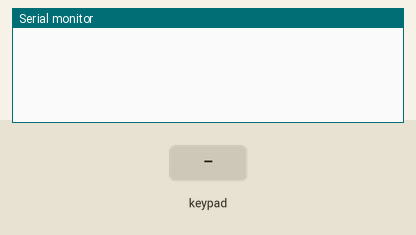
A sketch run on a simulated Arduino Mega 2560, built with avr-gcc and run on an emulated ATmega2560. Parts: the last lines printed to the serial monitor. Wiring (inferred from the names in the program): 4×4 keypad with keys D # 0 * C 9 8 7 B 6 5 4 A 3 2 1: rows pin 36, pin 34, pin 32, pin 30; columns pin 44, pin 42, pin 40, pin 38. The test bench sets the inputs (shaded band).

Above: at 1.2 s.
1.3 s: key 'D' pressed
At 2.5 s:
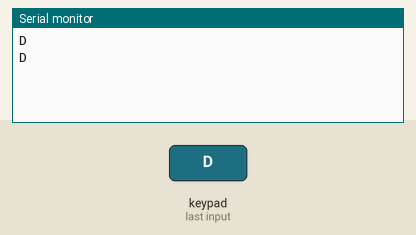
2.8 s: keypad keys 3 6 3 4 3 2 3 0 pressed 0.4 s apart
At 7.1 s:
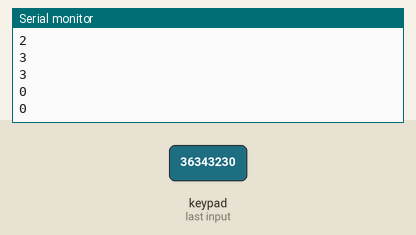
7.5 s: key '#' pressed
At 8.6 s:
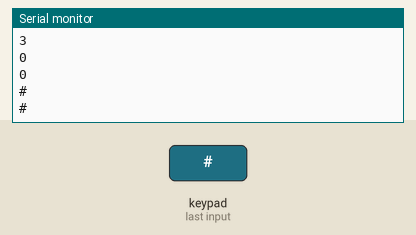
9.0 s: keypad keys 3 6 3 4 3 2 3 0 * pressed 0.4 s apart
At 13.4 s:
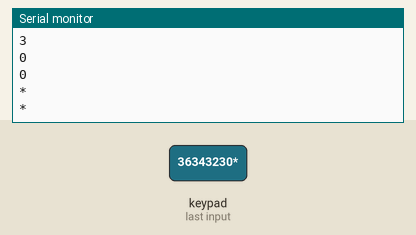
14.1 s: key 'C' pressed
At 14.9 s:
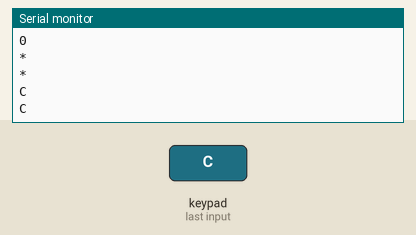
15.6 s: keypad keys 3 6 3 4 3 2 3 0 A pressed 0.4 s apart
At 19.6 s:
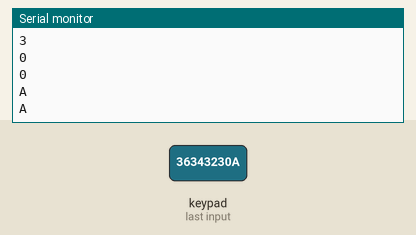
Timing chart, 0 to 21.1 s (numbered marks = the images above; inputs shaded):
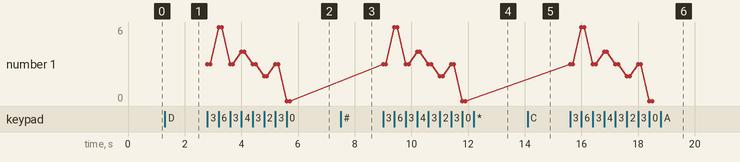

The sketch:

sketch_nov01b.ino
```cpp
/*
Keypad Interfacing with Arduino Without Keypad Library
 Author : Kunchala Anil
 It is implemented using a method called Column Searching
 */

const int row_pin[] = {36, 34, 32, 30};
const int col_pin[] = {44, 42, 40, 38}; // defining row and column pins as integer arrays

const int rows = 4, cols = 4; //defining the multi dimensional array size constants

const char key[rows][cols] = {               // defining characters //for keystrokes in Multidimensional Array
  {'D','#','0','*'},
  {'C','9','8','7'},
  {'B','6','5','4'},
  {'A','3','2','1'}
};

void setup(){

  Serial.begin(9600); //begin the serial communication

  for(int i = 0; i<4; i++)
  {
    pinMode(row_pin[i],OUTPUT); //Configuring row_pins as Output Pins
    digitalWrite(row_pin[i],HIGH);//write HIGH to all row pins

    pinMode(col_pin[i],INPUT_PULLUP);//configure column pin as Input and activate internal //Pullup resistor

  }//end of for loop

}//end of setup


void loop(){
  char key = read_key();
  if(key !='\n'){
    Serial.println(key);
    delay(100);
  }
}//end of loop

char read_key(){
  for(int row = 0;row < 4;row++)
  {
    digitalWrite(row_pin[0],HIGH);
    digitalWrite(row_pin[1],HIGH);
    digitalWrite(row_pin[2],HIGH);
    digitalWrite(row_pin[3],HIGH);
    digitalWrite(row_pin[row],LOW);
    //Serial.println(row_pin[row]);

    for(int col = 0;col<4;col++)
    {
      int col_state = digitalRead(col_pin[col]);
      if(col_state == LOW)
      {
        return key[row][col];
      }//end of if
    }//end of col for loop
  }//end of row for loop
  return '\n';
}//end of read_key
```

Measured:
- after the input at 1.3 s, the serial monitor: prints a new line at once (image 1)
- after the input at 2.8 s, the serial monitor: prints a new line at once (image 2)
- after the input at 7.5 s, the serial monitor: prints a new line at once (image 3)
- after the input at 9.0 s, the serial monitor: prints a new line at once (image 4)
- after the input at 14.1 s, the serial monitor: prints a new line at once (image 5)
- after the input at 15.6 s, the serial monitor: prints a new line at once (image 6)
